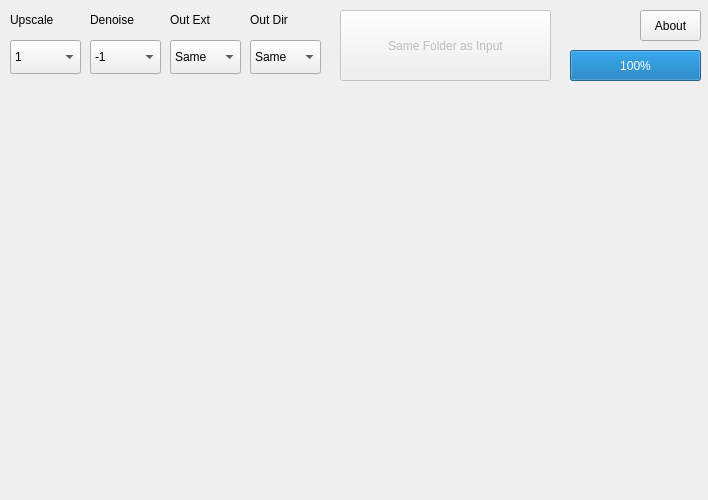
<?xml version="1.0" encoding="UTF-8"?>
<ui version="4.0">
 <class>MainWindow</class>
 <widget class="QMainWindow" name="MainWindow">
  <property name="geometry">
   <rect>
    <x>0</x>
    <y>0</y>
    <width>708</width>
    <height>500</height>
   </rect>
  </property>
  <property name="minimumSize">
   <size>
    <width>708</width>
    <height>500</height>
   </size>
  </property>
  <property name="maximumSize">
   <size>
    <width>708</width>
    <height>500</height>
   </size>
  </property>
  <property name="acceptDrops">
   <bool>true</bool>
  </property>
  <property name="windowTitle">
   <string>Real-CUGAN - Iceshell</string>
  </property>
  <widget class="QWidget" name="centralwidget">
   <widget class="QComboBox" name="comboBox_upscale">
    <property name="geometry">
     <rect>
      <x>10</x>
      <y>40</y>
      <width>71</width>
      <height>34</height>
     </rect>
    </property>
    <property name="toolTipDuration">
     <number>-1</number>
    </property>
    <property name="currentText">
     <string>1</string>
    </property>
    <item>
     <property name="text">
      <string>1</string>
     </property>
    </item>
    <item>
     <property name="text">
      <string>2</string>
     </property>
    </item>
    <item>
     <property name="text">
      <string>3</string>
     </property>
    </item>
    <item>
     <property name="text">
      <string>4</string>
     </property>
    </item>
   </widget>
   <widget class="QPushButton" name="pushButton_selector_out">
    <property name="enabled">
     <bool>false</bool>
    </property>
    <property name="geometry">
     <rect>
      <x>340</x>
      <y>10</y>
      <width>211</width>
      <height>71</height>
     </rect>
    </property>
    <property name="toolTip">
     <string>Using same folder as input</string>
    </property>
    <property name="text">
     <string>Same Folder as Input</string>
    </property>
   </widget>
   <widget class="QLabel" name="label">
    <property name="geometry">
     <rect>
      <x>10</x>
      <y>10</y>
      <width>61</width>
      <height>20</height>
     </rect>
    </property>
    <property name="toolTip">
     <string>Upscale the image by this factor. Set to 2 for best result</string>
    </property>
    <property name="text">
     <string>Upscale</string>
    </property>
   </widget>
   <widget class="QComboBox" name="comboBox_denoise">
    <property name="geometry">
     <rect>
      <x>90</x>
      <y>40</y>
      <width>71</width>
      <height>34</height>
     </rect>
    </property>
    <item>
     <property name="text">
      <string>-1</string>
     </property>
    </item>
    <item>
     <property name="text">
      <string>0</string>
     </property>
    </item>
    <item>
     <property name="text">
      <string>1</string>
     </property>
    </item>
    <item>
     <property name="text">
      <string>2</string>
     </property>
    </item>
    <item>
     <property name="text">
      <string>3</string>
     </property>
    </item>
   </widget>
   <widget class="QLabel" name="label_2">
    <property name="geometry">
     <rect>
      <x>90</x>
      <y>10</y>
      <width>61</width>
      <height>20</height>
     </rect>
    </property>
    <property name="toolTip">
     <string>Remove noise in image. Set to -1 for no denoise</string>
    </property>
    <property name="text">
     <string>Denoise</string>
    </property>
   </widget>
   <widget class="QComboBox" name="comboBox_outext">
    <property name="geometry">
     <rect>
      <x>170</x>
      <y>40</y>
      <width>71</width>
      <height>34</height>
     </rect>
    </property>
    <item>
     <property name="text">
      <string>Same</string>
     </property>
    </item>
    <item>
     <property name="text">
      <string>png</string>
     </property>
    </item>
    <item>
     <property name="text">
      <string>jpg</string>
     </property>
    </item>
    <item>
     <property name="text">
      <string>webp</string>
     </property>
    </item>
   </widget>
   <widget class="QLabel" name="label_3">
    <property name="geometry">
     <rect>
      <x>170</x>
      <y>10</y>
      <width>81</width>
      <height>20</height>
     </rect>
    </property>
    <property name="toolTip">
     <string>Output image has same file type as input image if no file type is selected</string>
    </property>
    <property name="text">
     <string>Out Ext</string>
    </property>
   </widget>
   <widget class="QComboBox" name="comboBox_outdir">
    <property name="geometry">
     <rect>
      <x>250</x>
      <y>40</y>
      <width>71</width>
      <height>34</height>
     </rect>
    </property>
    <item>
     <property name="text">
      <string>Same</string>
     </property>
    </item>
    <item>
     <property name="text">
      <string>Select...</string>
     </property>
    </item>
   </widget>
   <widget class="QLabel" name="label_4">
    <property name="geometry">
     <rect>
      <x>250</x>
      <y>10</y>
      <width>81</width>
      <height>20</height>
     </rect>
    </property>
    <property name="toolTip">
     <string>Output image to same folder as the input if no folder is selected</string>
    </property>
    <property name="text">
     <string>Out Dir</string>
    </property>
   </widget>
   <widget class="DdLabel" name="label_file_input">
    <property name="geometry">
     <rect>
      <x>0</x>
      <y>90</y>
      <width>711</width>
      <height>411</height>
     </rect>
    </property>
    <property name="styleSheet">
     <string notr="true"/>
    </property>
    <property name="text">
     <string/>
    </property>
    <property name="pixmap">
     <pixmap>res/ui_bg.png</pixmap>
    </property>
    <property name="scaledContents">
     <bool>true</bool>
    </property>
   </widget>
   <widget class="QProgressBar" name="progressBar">
    <property name="geometry">
     <rect>
      <x>570</x>
      <y>50</y>
      <width>131</width>
      <height>31</height>
     </rect>
    </property>
    <property name="toolTip">
     <string>Progress of conversion</string>
    </property>
    <property name="value">
     <number>100</number>
    </property>
   </widget>
   <widget class="QPushButton" name="pushButton_about">
    <property name="geometry">
     <rect>
      <x>640</x>
      <y>10</y>
      <width>61</width>
      <height>31</height>
     </rect>
    </property>
    <property name="text">
     <string>About</string>
    </property>
   </widget>
   <zorder>label_file_input</zorder>
   <zorder>comboBox_upscale</zorder>
   <zorder>pushButton_selector_out</zorder>
   <zorder>label</zorder>
   <zorder>comboBox_denoise</zorder>
   <zorder>label_2</zorder>
   <zorder>comboBox_outext</zorder>
   <zorder>label_3</zorder>
   <zorder>comboBox_outdir</zorder>
   <zorder>label_4</zorder>
   <zorder>progressBar</zorder>
   <zorder>pushButton_about</zorder>
  </widget>
  <action name="action1x">
   <property name="checkable">
    <bool>true</bool>
   </property>
   <property name="text">
    <string>1x</string>
   </property>
  </action>
  <action name="action2x">
   <property name="checkable">
    <bool>true</bool>
   </property>
   <property name="checked">
    <bool>true</bool>
   </property>
   <property name="text">
    <string>2x</string>
   </property>
  </action>
  <action name="action3x">
   <property name="checkable">
    <bool>true</bool>
   </property>
   <property name="text">
    <string>3x</string>
   </property>
  </action>
  <action name="action4x">
   <property name="checkable">
    <bool>true</bool>
   </property>
   <property name="text">
    <string>4x</string>
   </property>
  </action>
 </widget>
 <customwidgets>
  <customwidget>
   <class>DdLabel</class>
   <extends>QLabel</extends>
   <header>ddlabel.h</header>
  </customwidget>
 </customwidgets>
 <resources>
  <include location="bg.qrc"/>
 </resources>
 <connections/>
</ui>
